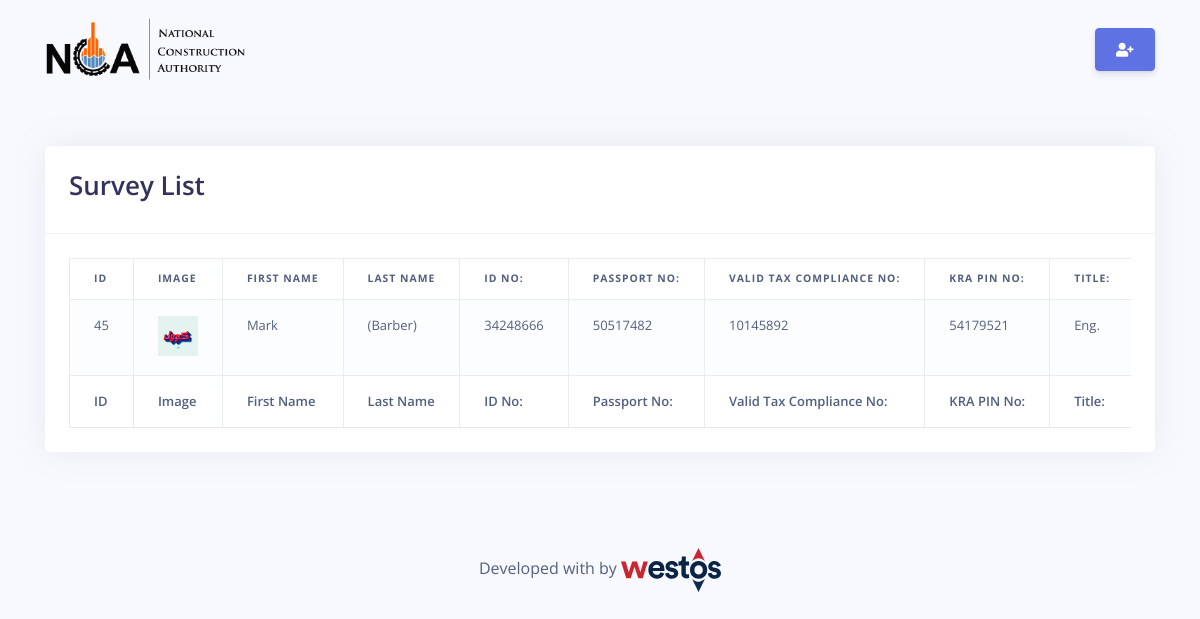
The page /list/index.php on the database its author committed.
### tables this page shows
CREATE TABLE `ncasurvey` (
  `id` int(11) NOT NULL,
  `image` blob NOT NULL,
  `firstname` tinytext NOT NULL,
  `lastname` tinytext NOT NULL,
  `id_no` tinytext NOT NULL,
  `passport_no` tinytext NOT NULL,
  `tax_no` tinytext NOT NULL,
  `kra_pin` tinytext NOT NULL,
  `title` tinytext NOT NULL,
  `contact` int(11) NOT NULL,
  `email` tinytext NOT NULL,
  `phd` tinytext NOT NULL,
  `masters` tinytext NOT NULL,
  `bachelors` tinytext NOT NULL,
  `post_grad_diploma` tinytext NOT NULL,
  `diploma` tinytext NOT NULL,
  `post_phd` tinytext NOT NULL,
  `post_masters` tinytext NOT NULL,
  `post_degree` tinytext NOT NULL,
  `post_diploma` tinytext NOT NULL,
  `other_train_cert_1` tinytext NOT NULL,
  `other_train_cert_2` tinytext NOT NULL,
  `other_train_cert_3` tinytext NOT NULL,
  `work_company_1` tinytext NOT NULL,
  `work_period_1` tinytext NOT NULL,
  `work_role_1` tinytext NOT NULL,
  `work_website_1` tinytext NOT NULL,
  `work_company_2` tinytext NOT NULL,
  `work_period_2` tinytext NOT NULL,
  `work_role_2` tinytext NOT NULL,
  `work_website_2` tinytext NOT NULL,
  `work_company_3` tinytext NOT NULL,
  `work_period_3` tinytext NOT NULL,
  `work_role_3` tinytext NOT NULL,
  `work_website_3` tinytext NOT NULL,
  `referr_name_1` tinytext NOT NULL,
  `referr_phone_1` tinytext NOT NULL,
  `referr_email_1` tinytext NOT NULL,
  `referr_name_2` tinytext NOT NULL,
  `referr_phone_2` tinytext NOT NULL,
  `referr_email_2` tinytext NOT NULL,
  `expertise` text NOT NULL
);

### list/index.php (the view, shortened to what this page needs)
<?php
  include('../db.php');
  $upload_dir = '../uploads/';
?>
<!DOCTYPE html>
<html>
  <head>
    <link rel="stylesheet" href="css/bootstrap.min.css">
    <link rel="stylesheet" href="https://use.fontawesome.com/releases/v5.0.13/css/all.css">
    <link rel="stylesheet" href="https://cdn.datatables.net/1.10.16/css/dataTables.bootstrap4.min.css">
    <link rel="stylesheet" href="https://cdnjs.cloudflare.com/ajax/libs/twitter-bootstrap/4.0.0/css/bootstrap.css">
   <link href="https://use.fontawesome.com/releases/v5.0.6/css/all.css" rel="stylesheet">
   <link rel="stylesheet" href="../assets/vendor/nucleo/css/nucleo.css" type="text/css">
   <link rel="stylesheet" href="../assets/vendor/@fortawesome/css/all.min.css" type="text/css">
   <link rel="stylesheet" href="https://code.ionicframework.com/ionicons/2.0.1/css/ionicons.min.css" type="text/css"/>
   <link rel="stylesheet" href="../assets/css/argon.css" type="text/css">
   <link rel="stylesheet" href="../assets/css/aos.css" rel="stylesheet">
   <link rel="stylesheet" href="https://cdnjs.cloudflare.com/ajax/libs/animate.css/4.0.0/animate.min.css">
  </head>
  <body>
      <nav class="navbar navbar-expand-md navbar-light navbar-laravel">
        <div class="container">
        <a class="navbar-brand" href="../">
          <img src="../assets/img/nca_2.png" width="200">
        </a>
          <div class="collapse navbar-collapse" id="navbarSupportedContent">
              <ul class="navbar-nav ml-auto">
                <li class="nav-item"><a class="btn btn-primary" href="../"><i class="fa fa-user-plus"></i></a></li>
              </ul>
          </div>
        </div>
      </nav>
      <div class="container mt-5">
        <div class="row justify-content-center">
            <div class="col-md-12">
                <div class="card">
                    <div class="card-header"><h1>Survey List</h1>
                    </div>
                      <div class="card-body">
                        <div class='table-responsive'>
                          <table id="data_example" class="table table-striped table-bordered">
                            <thead>
                                <tr>
                                    <th style="font-weight: bolder;">ID</th>
                                    <th style="font-weight: bolder;">Image</th>
                                    <th style="font-weight: bolder;">First Name</th>
                                    <th style="font-weight: bolder;">Last Name</th>
                                    <th style="font-weight: bolder;">ID No:</th>
                                    <th style="font-weight: bolder;">Passport No:</th>
                                    <th style="font-weight: bolder;">Valid Tax Compliance No:</th>
                                    <th style="font-weight: bolder;">KRA PIN No:</th>
                                    <th style="font-weight: bolder;">Title:</th>
                                </tr>
                            </thead>
                            <tfoot>
                              <tr>
                                <th>ID</th>
                                <th>Image</th>
                                <th>First Name</th>
                                <th>Last Name</th>
                                <th>ID No:</th>
                                <th>Passport No:</th>
                                <th>Valid Tax Compliance No:</th>
                                <th>KRA PIN No:</th>
                                <th>Title:</th>
                              </tr>
                            </tfoot>
                            <tbody>
                              <?php
                                $sql = "select * from ncasurvey";
                                $result = mysqli_query($conn, $sql);
                                if(mysqli_num_rows($result)){
                                  while($row = mysqli_fetch_assoc($result)){
                              ?>
                              <tr>
                                <td><?php echo $row['id'] ?></td>
                                <td><img src="<?php echo $upload_dir.$row['image'] ?>" height="40"></td>
                                <td><?php echo $row['firstname'] ?></td>
                                <td><?php echo $row['lastname'] ?></td>
                                <td><?php echo $row['id_no'] ?></td>
                                <td><?php echo $row['passport_no'] ?></td>
                                <td><?php echo $row['tax_no'] ?></td>
                                <td><?php echo $row['kra_pin'] ?></td>
                                <td><?php echo $row['title'] ?></td>
                              </tr>
                              <?php
                                  }
                                }
                              ?>
                            </tbody>
                          </table>
                        </div>
                    </div>
                </div>
              <footer class="py-5 mt-5 bg-transparent" id="footer-main">
                 <div class="container">
                    <div class="row align-items-center justify-content-between">
                       <div class="col-md-12">
                          <ul class="nav nav-footer justify-content-center">
                             <span class="love-from" class="font-weight-bold ">Developed with <i class="icon ion-heart" style="color:#CD252D;"></i> by <img src="../assets/img/westos.svg" width="100"></span>
                          </ul>
                       </div>
                    </div>
                 </div>
              </footer>
            </div>
        </div>
      </div>
  </body>
</html>

### rows shown on the page
ncasurvey: id "45", image (picture), firstname "Mark", lastname "(Barber)", id_no "34248666", passport_no "50517482", tax_no "10145892", kra_pin "54179521", title "Eng."
